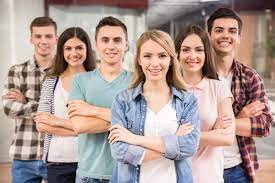
#> input picture homework/collegues.jpg, 275 x 183 px
$ python hw18.py
#> lines starting #> are read from the running program, lines starting #| are printed output that depends on the picture
# 2.Найти возможность поиска лиц(а) на фото, и его вырезку

import cv2
import os


def detect_faces(image_path, output_folder):
#> called with image_path = 'collegues.jpg', output_folder = 'output_photo'
    face_cascade = cv2.CascadeClassifier(cv2.data.haarcascades + 'haarcascade_frontalface_default.xml')

    image = cv2.imread(image_path)
#> image is the input picture: shape (183, 275, 3); mean B, G, R 148.9, 154.5, 174.9
    gray = cv2.cvtColor(image, cv2.COLOR_BGR2GRAY)
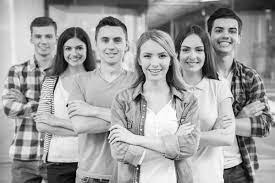
#> gray: shape (183, 275); min 1, max 254, mean 160

    faces = face_cascade.detectMultiScale(gray, scaleFactor=1.1, minNeighbors=5, minSize=(30, 30))
#> faces = [[206, 15, 40, 40], [25, 23, 37, 37], [90, 23, 43, 43], [58, 35, 34, 34], [174, 35, 38, 38], [135, 40, 40, 40]]

    if len(faces) == 0:
        print("Лица не обнаружены на данной фотографии.")
        return

    for i, (x, y, w, h) in enumerate(faces):
        face = image[y:y + h, x:x + w]
        face_filename = f'face_{os.path.basename(image_path)}_{i}.jpg'
        face_filepath = os.path.join(output_folder, face_filename)
        cv2.imwrite(face_filepath, face)
#> this loop made 6 passes
#> pass 1, in detect_faces, `face = image[y:y + h, x:x + w]`:
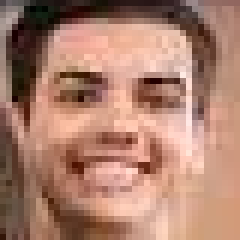
#> face: shape (40, 40, 3) (shown 6 times larger); mean B, G, R 109.5, 127.5, 171.9
#> pass 2, in detect_faces, `face = image[y:y + h, x:x + w]`:
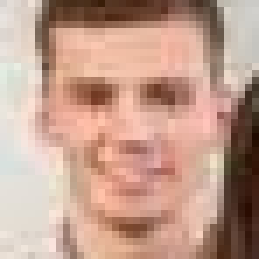
#> face: shape (37, 37, 3) (shown 7 times larger); mean B, G, R 140.9, 157.2, 193.8
#> pass 3, in detect_faces, `face = image[y:y + h, x:x + w]`:
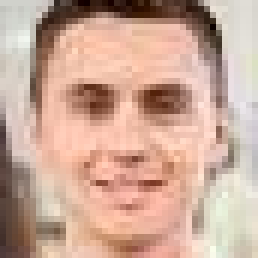
#> face: shape (43, 43, 3) (shown 6 times larger); mean B, G, R 151.7, 168.3, 202.9

    print(f"Обнаружено {len(faces)} лиц(о) на фотографии.")
#| Обнаружено 6 лиц(о) на фотографии.


def main():
    image_path = 'collegues.jpg'
    output_folder = 'output_photo'

    if not os.path.exists(output_folder):
        os.makedirs(output_folder)

    if image_path:
        detect_faces(image_path, output_folder)


if __name__ == "__main__":
    main()

$ run again, with homework/family.jpg copied over homework/collegues.jpg
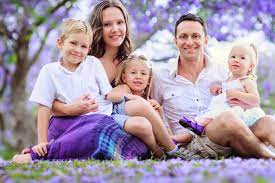
#> input picture homework/family.jpg, 275 x 183 px
#> in detect_faces, image is the input picture: shape (183, 275, 3); mean B, G, R 167, 150, 166.4
#> in detect_faces, `gray = cv2.cvtColor(image, cv2.COLOR_BGR2GRAY)`:
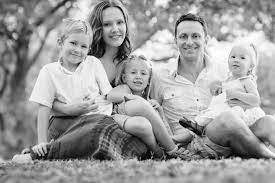
#> gray: shape (183, 275); min 0, max 255, mean 156.9
#> faces = [[96, 9, 38, 38], [172, 23, 35, 35]]
#> the loop in detect_faces, `for i, (x, y, w, h) in enumerate(faces):` made 2 passes
#> pass 2, in detect_faces, `face = image[y:y + h, x:x + w]`:
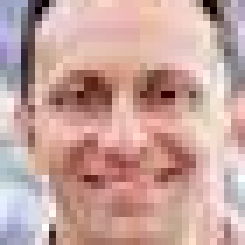
#> face: shape (35, 35, 3) (shown 7 times larger); mean B, G, R 157.2, 163.2, 199.3
#| Обнаружено 2 лиц(о) на фотографии.

$ run again, with homework/src.jpg copied over homework/collegues.jpg
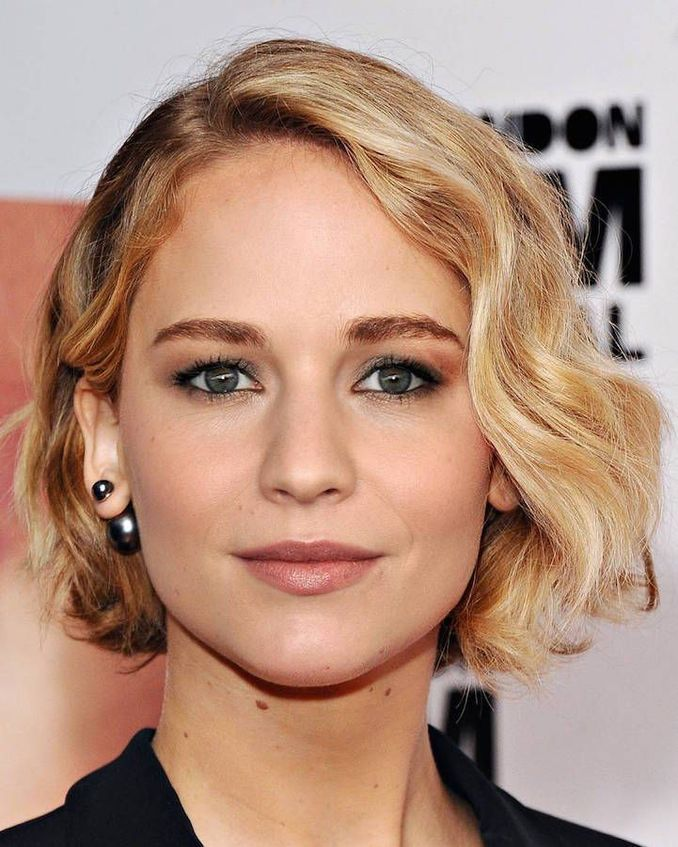
#> input picture homework/src.jpg, 678 x 847 px
#> in detect_faces, image is the input picture: shape (847, 678, 3); mean B, G, R 124.8, 143.5, 179.1
#> in detect_faces, `gray = cv2.cvtColor(image, cv2.COLOR_BGR2GRAY)`:
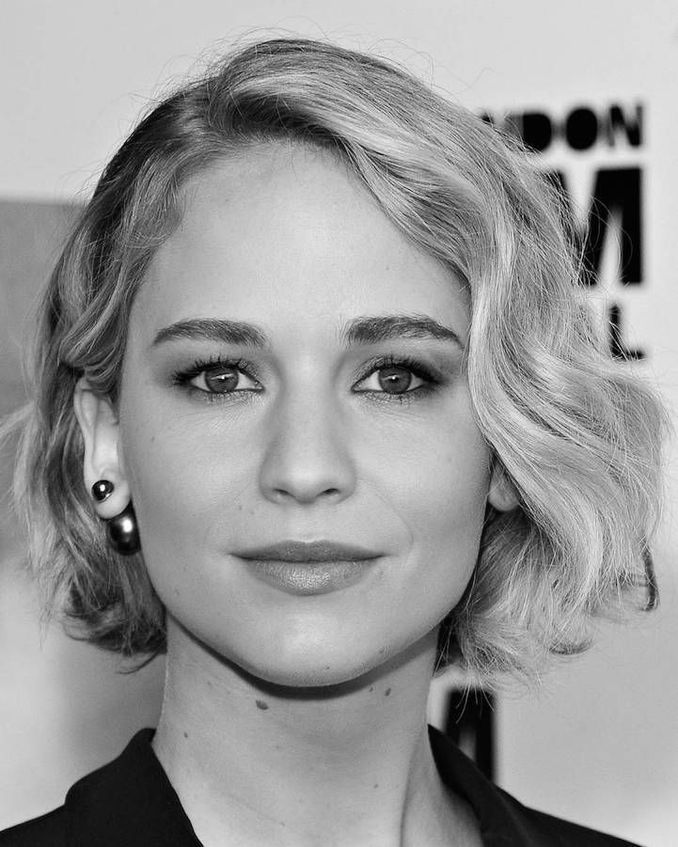
#> gray: shape (847, 678); min 0, max 255, mean 152
#> faces = [[69, 193, 472, 472]]
#> the loop in detect_faces, `for i, (x, y, w, h) in enumerate(faces):` made 1 pass
#> pass 1, in detect_faces, `face = image[y:y + h, x:x + w]`:
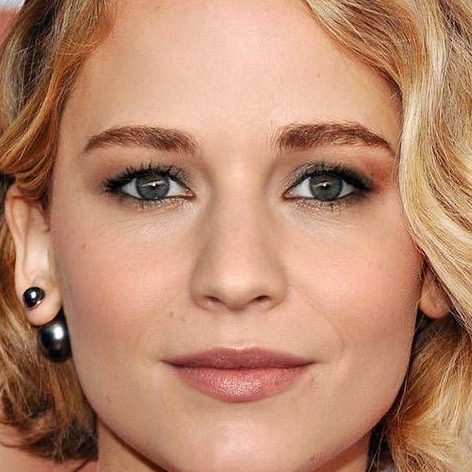
#> face: shape (472, 472, 3); mean B, G, R 109.2, 135.4, 185
#| Обнаружено 1 лиц(о) на фотографии.
